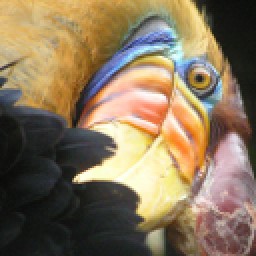
#> input picture MachineLearning_Python/K-Means/bird.png, 128 x 128 px (shown 2 times larger)
$ python K-Means.py   (older library calls are emulated)
#> lines starting #> are read from the running program, lines starting #| are printed output that depends on the picture
#-*- coding: utf-8 -*-
import numpy as np
from matplotlib import pyplot as plt
from matplotlib import colors
from scipy import io as spio
from scipy import misc      # 图片操作
from matplotlib.font_manager import FontProperties
from matplotlib import rcParams
font =  FontProperties(fname='/usr/share/fonts/truetype/wqy/wqy-microhei.ttc',size=20) # 解决ubuntu环境下画图汉字乱码问题
rcParams['axes.unicode_minus']=False #解决负号‘-‘显示为方块的问题


'''
    K-means 理论基础及具体步骤
    1、给定数据
    2、确定类别数目K（如K=5），并初始化K个类的中心（如随机选择K个点）   -----对应函数----kMeansInitCentroids
    3、对每个样本点，计算离其最近的类（使得每个类拥有自己的一些数据）
       该样本距离那个聚类中心近则将其划到该类下                      -----对于函数----findClosestCentroids
    4、对每个类，计算其所有数据的中心，并跳到新的中心                 -----对于函数----computerCentroids
    5、重复3、4，直到数据点所属类别不再改变。
'''

def KMeans():
    '''二维数据聚类过程演示'''
    print (u'聚类过程展示...\n')
    data = spio.loadmat("data.mat")
#> (reads MachineLearning_Python/K-Means/data.mat from the repository)
    X = data['X']
    K = 3   # 总类数
    initial_centroids = np.array([[3,3],[6,2],[8,5]])   # 初始化类中心
    #initial_centroids = kMeansInitCentroids(X,K)
    max_iters = 5
    runKMeans(X,initial_centroids,max_iters,True,'test')       # 执行K-Means聚类算法
#> the loop in runKMeans, `for i in range(max_iters):` made 5 passes
#> pass 1, in runKMeans, `plt.savefig(result_filename)`:
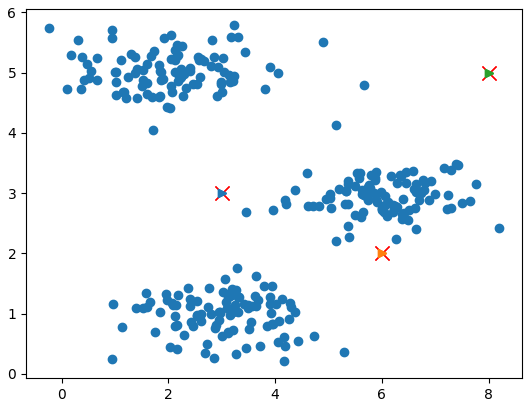
#> figure drawn by matplotlib, 1 panel
#> in plotAllProcessKMeans, `plt.savefig(filename)`:
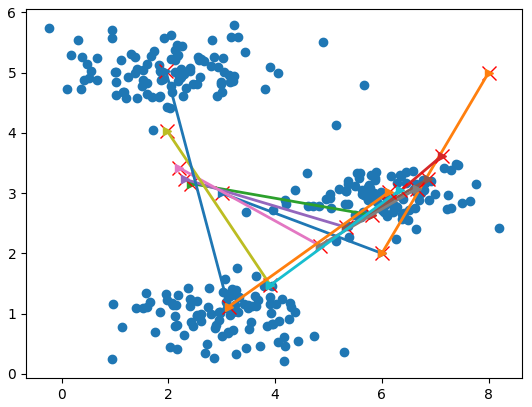
#> figure drawn by matplotlib, 1 panel
    '''
    图片压缩
    '''
    print (u'K-Means压缩图片\n')
    img_data = misc.imread("bird.png")  # 读取图片像素数据
#> img_data is the input picture: shape (128, 128, 3); mean R, G, B 135.4, 117.4, 91.3
    img_data = img_data/255.0             # 像素值映射到0-1
    img_size = img_data.shape
#> img_size = (128, 128, 3)
    X = img_data.reshape(img_size[0]*img_size[1],3)    # 调整为N*3的矩阵，N是所有像素点个数

    K = 16
    max_iters = 5
    initial_centroids = kMeansInitCentroids(X,K)
#> in kMeansInitCentroids, `centroids = X[rand_indices,:]`: centroids = 16 rows, first 8: [0.875, 0.722, 0.404], [0.114, 0.133, 0.11], [0.482, 0.294, 0.2], [0.698, 0.6, 0.286], [0.82, 0.678, 0.439], [0.051, 0.0588, 0.0549], [0.733, 0.647, 0.306], [0.635, 0.455, 0.408]
#> initial_centroids has the same summary as centroids in kMeansInitCentroids
    centroids,idx = runKMeans(X, initial_centroids, max_iters, True,'bird')
#> in runKMeans (call 2), `previous_centroids = centroids`: previous_centroids has the same summary as centroids in kMeansInitCentroids
#> the loop in runKMeans (call 2), `for i in range(max_iters):` made 5 passes
#> pass 1, in runKMeans (call 2), `plt.savefig(result_filename)`:
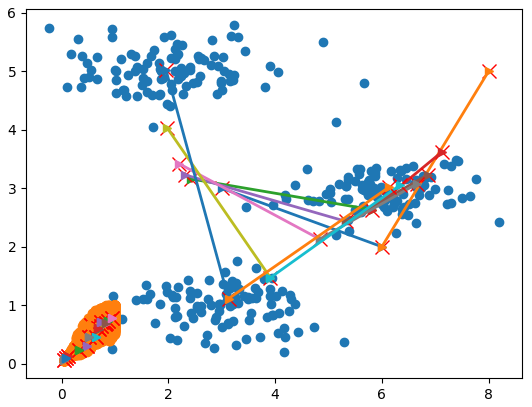
#> figure drawn by matplotlib, 1 panel
#> pass 2, in runKMeans (call 2), `plt.savefig(result_filename)`:
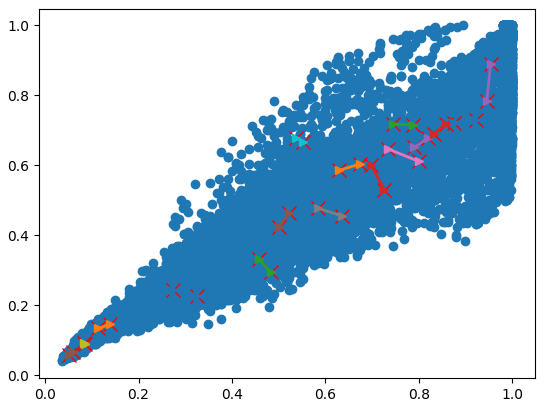
#> figure drawn by matplotlib, 1 panel
#> after the loop in runKMeans (call 2), `for i in range(max_iters):`: all_centroids = 6 items
#> call 2 of plotAllProcessKMeans, with X = array of shape (16384, 3), filename = 'bird'
#> in plotAllProcessKMeans (call 2), `plt.savefig(filename)`:
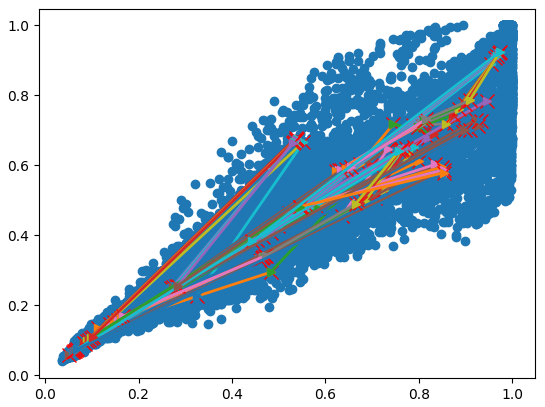
#> figure drawn by matplotlib, 1 panel
#> centroids = 16 rows, first 8: [0.898, 0.7, 0.41], [0.167, 0.168, 0.16], [0.472, 0.342, 0.183], [0.664, 0.489, 0.231], [0.758, 0.641, 0.425], [0.068, 0.074, 0.0637], [0.854, 0.579, 0.263], [0.544, 0.482, 0.467]; idx = 16384 values, max 15 at index 96, min 0 at index 0, mean 7.39
    print (u'\nK-Means运行结束\n')
    print (u'\n压缩图片...\n')
    idx = findClosestCentroids(X, centroids)
#| The shape of idx is 16384
#| dis.shape[0]= 16384
#> idx = 16384 values, max 15 at index 741, min 0 at index 0, mean 7.29
    X_recovered = centroids[idx,:]
    X_recovered = X_recovered.reshape(img_size[0],img_size[1],3)
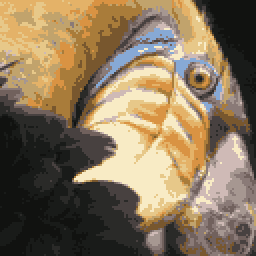
#> X_recovered: shape (128, 128, 3) float64 (shown 2 times larger); mean of channels 0, 1, 2 0.53, 0.459, 0.356; drawn as R, G, B

    print (u'绘制图片...\n')
    plt.subplot(1,2,1)
    plt.imshow(img_data)
    plt.title(u"原先图片",fontproperties=font)
    plt.subplot(1,2,2)
    plt.imshow(X_recovered)
    plt.title(u"压缩图像",fontproperties=font)
    plt.savefig('./origin_compass_bird.png')
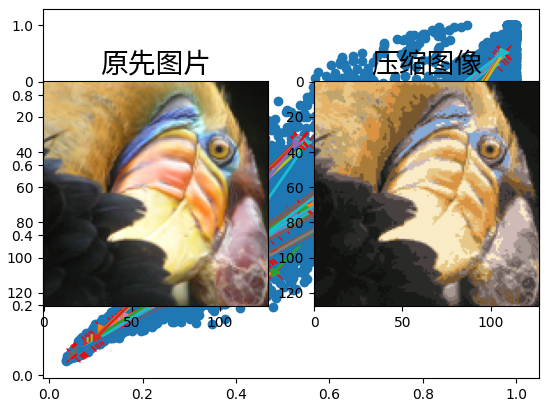
#> figure drawn by matplotlib, 3 panels
    print (u'运行结束！')


# 找到每条数据距离哪个类中心最近
def findClosestCentroids(X,initial_centroids):
    m = X.shape[0]                  # 数据条数
    K = initial_centroids.shape[0]  # 类的总数
    dis = np.zeros((m,K))           # 存储计算每个点分别到K个类的距离
    idx = np.zeros((m,1))           # 要返回的每条数据属于哪个类

    '''计算每个点到每个类中心的距离'''
    for i in range(m):
        for j in range(K):
            '''reshape(1,-1)指定行数为1，列数设置为-1为default，会在满足行数的情况下满足列数'''
            '''np.dot()  输入为向量（即  nx1）得到为俩个向量相乘在相加，例如np.dot([1,2],[3,4]) = 11'''
            dis[i,j] = np.dot((X[i,:]-initial_centroids[j,:]).reshape(1,-1),(X[i,:]-initial_centroids[j,:]).reshape(-1,1))
            '''dis[i,j],样本数为i对第j个类别的距离'''
    '''返回dis每一行的最小值对应的列号，即为对应的类别
    - np.min(dis, axis=1)返回每一行的最小值ss
    - np.where(dis == np.min(dis, axis=1).reshape(-1,1)) 返回对应最小值的坐标
     - 注意：可能最小值对应的坐标有多个，where都会找出来，所以返回时返回前m个需要的即可（因为对于多个最小值，属于哪个类别都可以）
    '''
    dummy,idx = np.where(dis == np.min(dis, axis=1).reshape(-1,1))
    #idx为样本对应的类别，其长度为样本的数目，所以可以实现将每个样本对应到指定的类别下
    print ('The shape of idx is',idx.shape[0])
    print ('dis.shape[0]=',dis.shape[0])
    # 注意截取一下，可能这里会有特殊情况，但从log来看基本上 dis.shape[0] == idx.shape[0]
    #特殊情况 比如某个样本到俩个或者俩个以上的距离相等
    return idx[0:dis.shape[0]]


# 计算类中心
def computerCentroids(X,idx,K):
    n = X.shape[1]
    print ('特征数目',n)
    centroids = np.zeros((K,n))
    '''
    大致思路为将所有样本中idx相同的同一特征数相加求平均值，构成类中心
    举个例子  样本1 = [1,2,3,4,5,6]  其idx = 1
             样本2 = [3,4,5,6,7,8] 其idx = 1
    那么idx=1的类中心为[2,3,4,5,6,7]
    备注：idx = 1情况下只有2个样本
    '''
    for i in range(K):

        '''
        idx = np.array([0 ,1 ,2,1,2])

        test3 = np.array([[1,2,3],
                          [3,4,5],
                          [7,8,9],
                          [9,10,11],
                          [12,13,14]])
        print (test3.shape[1]) #test3.shape[1] = 3 所以之后会生成 3x3 类别数目x特征数目
        for i in range(3):
            print ( np.mean( test3[np.ravel(idx==i),:],axis=0) )#axis=0是按行求平均值
        #输出结果 [1. ,2. ,3] [6.,7.,8.] [9.5,10.5,11.5] 类别数目x特征数目
        #当 i = 0时 取idx为0的项[1,2,3] 所以mean = [1. ,2. ,3]
        #当 i = 1时 取idx为1的项[3,4,5]  [9,10,11]所以mean = [6.,7.,8.]
        #当 i = 2时 取idx为2的项[7,8,9]  [12,13,14]所以mean = [9.5,10.5,11.5]
        '''
        centroids[i,:] = np.mean(X[np.ravel(idx==i),:], axis=0).reshape(1,-1)   # 索引要是一维的,axis=0为每一列，idx==i一次找出属于哪一类的，然后计算均值
    return centroids    #centroids结果为Kxn，即类别数目x特征数目

# 聚类算法
def runKMeans(X,initial_centroids,max_iters,plot_process,filename):
    m,n = X.shape                   # 数据条数和维度
    K = initial_centroids.shape[0]  # 类数
    centroids = initial_centroids   # 记录当前类中心
    previous_centroids = centroids  # 记录上一次类中心
    idx = np.zeros((m,1))           # 每条数据属于哪个类
    all_centroids = []
    all_centroids.append(centroids)
    for i in range(max_iters):      # 迭代次数
        print (u'迭代计算次数：%d'%(i+1) )
        idx = findClosestCentroids(X, centroids)
        if plot_process:    # 如果绘制图像
            plt = plotProcessKMeans(X,centroids,previous_centroids) # 画聚类中心的移动过程
            print (previous_centroids.shape)
            previous_centroids = centroids  # 重置
            result_filename = 'after_compress' + filename + str(i)
            plt.savefig(result_filename)
            plt.clf()
        centroids = computerCentroids(X, idx, K)    # 重新计算类中心
        all_centroids.append(centroids)
    plotAllProcessKMeans(X,all_centroids,filename)

    #if plot_process:    # 显示最终的绘制结果
        #plt.show()
    return centroids,idx    # 返回聚类中心和数据属于哪个类

def plotAllProcessKMeans(X,all_centroids,filename):
    plt.scatter(X[:,0], X[:,1])     # 原数据的散点图
    number,Row,column = np.shape(all_centroids)
    for i in range(number):
        plt.plot(all_centroids[i][:,0],all_centroids[i][:,1],'rx',markersize=10,linewidth=5.0)
        for j in range(Row-1):
            p1 = all_centroids[i][j,:]
            p2 = all_centroids[i][j + 1,:]
            plt.plot([p1[0],p2[0]],[p1[1],p2[1]],"->",linewidth=2.0)
    filename = filename + 'all.png'
    plt.savefig(filename)


# 画图，聚类中心的移动过程
def plotProcessKMeans(X,centroids,previous_centroids):
    plt.scatter(X[:,0], X[:,1])     # 原数据的散点图
    plt.plot(previous_centroids[:,0],previous_centroids[:,1],'rx',markersize=10,linewidth=5.0)  # 上一次聚类中心
    plt.plot(centroids[:,0],centroids[:,1],'rx',markersize=10,linewidth=5.0)                    # 当前聚类中心
    for j in range(centroids.shape[0]): # 遍历每个类，画类中心的移动直线
        p1 = centroids[j,:]
        p2 = previous_centroids[j,:]
        plt.plot([p1[0],p2[0]],[p1[1],p2[1]],"->",linewidth=2.0)
    return plt


# 初始化类中心--随机取K个点作为聚类中心
def kMeansInitCentroids(X,K):
    m = X.shape[0]
    m_arr = np.arange(0,m)      # 生成0-m-1
    centroids = np.zeros((K,X.shape[1]))
    np.random.shuffle(m_arr)    # 打乱m_arr顺序
    rand_indices = m_arr[:K]    # 取前K个
    centroids = X[rand_indices,:]  #从X中随机选取K个样本作为centroids
    return centroids

if __name__ == "__main__":
    KMeans()
